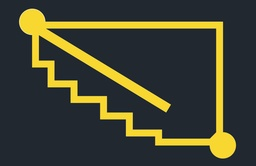
#> input picture 3.jpg, 256 x 166 px, shrunk from 889 x 576 before the run
$ python 20220811Astar.py
#> lines starting #> are read from the running program, lines starting #| are printed output that depends on the picture; after the words box and inside, x2 and y2 are one past the last pixel; in counts of white or black regions, pixels touching at a corner belong together
### Map.py
# -*- coding:utf-8 -*-
# @Time    :2022/8/11 9:21
# @Author  :紫菜蛋花汤
# @File    :Map.py
# @Software:PyCharm

import cv2
import numpy as np
class MapCreat():
    def StratAndEnd(self, img):
        #取决于原先的图像是否为灰度图像
        gray_img = cv2.cvtColor(img, cv2.COLOR_BGR2GRAY)
        gray_img = cv2.medianBlur(gray_img,3)
        circles = cv2.HoughCircles(gray_img, method=cv2.HOUGH_GRADIENT, dp=1, minDist=20,
                                   param1=100, param2=20, minRadius=10, maxRadius=200)
        #画圆的时候要注意对于参数的调整
        #由于是对于最终的图像进行调整，可以人为的加一些约束
        circles = np.uint16(np.around(circles))#提取为二维因为对于图像的像素点没有小数
        # for i in circles[0, :]:
        #     cv2.circle(img, (i[0], i[1]), i[2], (255, 0, 0), 2)  # 画圆
        #     cv2.circle(img, (i[0], i[1]), 2, (255, 0, 0), 10)  # 画圆心
        if circles[0, 0, 0] < circles[0, 1, 0]:
            start = circles[0, 0, :]
            end = circles[0, 1, :]
        else:
            start = circles[0, 1, :]
            end = circles[0, 0, :]
        return [start,end]
    def obstacle(self, img):
        gray_img = cv2.cvtColor(img, cv2.COLOR_BGR2GRAY)
        ret, thresh = cv2.threshold(gray_img, 127, 255, cv2.THRESH_BINARY_INV)
        map = thresh / 255
        return map
# [10 lines of commented-out code are left out]

### 20220811Astar.py
# -*- coding:utf-8 -*-
# @Time    :2022/8/11 10:14
# @Author  :紫菜蛋花汤
# @File    :20220811Astar.py
# @Software:PyCharm


class Point:
    def __init__(self, x, y):
        self.x = x
        self.y = y

    def __eq__(self, other):#函数重载判断两个坐标是否一致
        if((self.x == other.x) and (self.y == other.y)):
            return True
        else:
            return False

    def __ne__(self, other):
        pass

class Astar:
    class Node:
        def __init__(self, point, end_point, g): #节点信息初始化
            '''
            :param point:当前节点信息
            :param end_point: 终点节点信息
            :param g: 从起点到当前节点移动的代价
            '''
            self.point = point#当前位置
            self.end_point = end_point#终点位置
            self.father = None #设置父节点
            self.g = g
            #曼哈顿算法计算当前点到终点之间的估算代价
            self.h = (abs(end_point.x - point.x) + abs(end_point.y-point.y)) * 10
            self.f = self.g + self.h

        def near_Node(self, ur, ul): #附近节点与当前节点之间的关系
            '''
            :param ur: 左右移动
            :param ul: 上下移动
            :return: 返回附近节点的信息
            '''
            nearpoint = Point(self.point.x + ur, self.point.y + ul) #调用Point类实现节点的索引
            if abs(ur) == 2 and abs(ul) == 2:#向对角线移动
                self.g = 14 #对角线的移动代价是14
            else:
                self.g = 10

            nearnode = Astar.Node(nearpoint, self.end_point, self.g) #临近节点信息
            return nearnode

    def __init__(self, start_point, end_point, map):
        '''
        :param start_point:起始点的坐标位置
        :param end_point: 结束点的坐标位置
        :param map: 地图
        '''
        self.start_point = start_point #起点位置
        self.end_point = end_point     #终点位置
        self.map = map                 #地图信息
        self.current = start_point               #当前节点是否需要设置在start_point
        self.openlist = []             #打开节点
        self.closelist = []            #已经测试过的节点
        self.path = []                 #存储每次选择的路径信息

    def select_node(self):
        '''
        在openlist中选择代价最小的点,存进closelist中
        :return:当前节点的信息
        '''
        f_min = 10000000000  # 初始设置  代价为1000
        node_temp = 0  # 缓存节点
        for each in self.openlist:  # 在openlist 中遍历 找出最小的代价节点
            if each.f < f_min:
                f_min = each.f
                node_temp = each
        self.path.append(node_temp)  # 路径信息中存入这个路径
        self.openlist.remove(node_temp)  # 将节点从待测试节点中删除
        self.closelist.append(node_temp)  # 将节点加入到closelist中 表示已测试过
        return node_temp  # 返回当前选择的节点   下一步开始寻找附近节点

    def isin_openlist(self, node):
        '''
        判断节点是否存在于openlist中 存在返回openlist中的原来的节点信息   不存在返回0
        :节点 node:
        :return:存在返回openlist中的原来的节点信息   不存在0
        '''
        for opennode in self.openlist:
            if opennode.point == node.point:
                return opennode
        return 0

    def isin_closelist(self, node):
        '''
        判断节点是否存在于closelist中 存在返回1   不存在返回0
        :节点 node:
        :return:存在返回1   不存在0
        '''
        for closenode in self.closelist:
            if closenode.point == node.point:
                return 1
        return 0

    def is_obstacle(self, node):  # 判断是否是障碍物
        if self.map[node.point.x][node.point.y] == 1:
            return 1
        return 0

    def search_nextnode(self, node):#搜索周围8个点
        ud = 2 #向上
        rl = 0
        node_temp = node.near_Node(ud, rl)  # 在调用另一个类的方法时（不论是子类还是在类外定义的类），都要进行实例化才能调用函数
        if node_temp.point == self.end_point:#如果当前点到达终点时
            return 1
        elif self.isin_closelist(node_temp):
            pass
        elif self.is_obstacle(node_temp):
            pass
        elif self.isin_openlist(node_temp) == 0:
            node_temp.father = node
            self.openlist.append(node_temp)
        else:
            if node_temp.f < (self.isin_openlist(node_temp)).f:
                self.openlist.remove(self.isin_openlist(node_temp))
                node_temp.father = node
                self.openlist.append(node_temp)

        ud = -2 #向下
        rl = 0
        node_temp = node.near_Node(ud, rl)  # 在调用另一个类的方法时（不论是子类还是在类外定义的类），都要进行实例化才能调用函数
        if node_temp.point == self.end_point:
            return 1
        elif self.isin_closelist(node_temp):
            pass
        elif self.is_obstacle(node_temp):
            pass
        elif self.isin_openlist(node_temp) == 0:
            node_temp.father = node
            self.openlist.append(node_temp)
        else:
            if node_temp.f < (self.isin_openlist(node_temp)).f:
                self.openlist.remove(self.isin_openlist(node_temp))
                node_temp.father = node
                self.openlist.append(node_temp)

        ud = 0 #向右
        rl = 2
        node_temp = node.near_Node(ud, rl)  # 在调用另一个类的方法时（不论是子类还是在类外定义的类），都要进行实例化才能调用函数
        if node_temp.point == self.end_point:
            return 1
        elif self.isin_closelist(node_temp):
            pass
        elif self.is_obstacle(node_temp):
            pass
        elif self.isin_openlist(node_temp) == 0:
            node_temp.father = node
            self.openlist.append(node_temp)
        else:
            if node_temp.f < (self.isin_openlist(node_temp)).f:
                self.openlist.remove(self.isin_openlist(node_temp))
                node_temp.father = node
                self.openlist.append(node_temp)

        ud = 0  #向左
        rl = -2
        node_temp = node.near_Node(ud, rl)  # 在调用另一个类的方法时（不论是子类还是在类外定义的类），都要进行实例化才能调用函数
        if node_temp.point == self.end_point:
            return 1
        elif self.isin_closelist(node_temp):
            pass
        elif self.is_obstacle(node_temp):
            pass
        elif self.isin_openlist(node_temp) == 0:
            node_temp.father = node
            self.openlist.append(node_temp)
        else:
            if node_temp.f < (self.isin_openlist(node_temp)).f:
                self.openlist.remove(self.isin_openlist(node_temp))
                node_temp.father = node
                self.openlist.append(node_temp)

        ud = 2 #向右上
        rl = 2
        node_temp = node.near_Node(ud, rl)  # 在调用另一个类的方法时（不论是子类还是在类外定义的类），都要进行实例化才能调用函数
        if node_temp.point == self.end_point:
            return 1
        elif self.isin_closelist(node_temp):
            pass
        elif self.is_obstacle(node_temp):
            pass
        elif self.isin_openlist(node_temp) == 0:
            node_temp.father = node
            self.openlist.append(node_temp)
        else:
            if node_temp.f < (self.isin_openlist(node_temp)).f:
                self.openlist.remove(self.isin_openlist(node_temp))
                node_temp.father = node
                self.openlist.append(node_temp)

        ud = 2 #向左上
        rl = -2
        node_temp = node.near_Node(ud, rl)  # 在调用另一个类的方法时（不论是子类还是在类外定义的类），都要进行实例化才能调用函数
        if node_temp.point == self.end_point:
            return 1
        elif self.isin_closelist(node_temp):
            pass
        elif self.is_obstacle(node_temp):
            pass
        elif self.isin_openlist(node_temp) == 0:
            node_temp.father = node
            self.openlist.append(node_temp)
        else:
            if node_temp.f < (self.isin_openlist(node_temp)).f:
                self.openlist.remove(self.isin_openlist(node_temp))
                node_temp.father = node
                self.openlist.append(node_temp)

        ud = -2 #向右下
        rl = 2
        node_temp = node.near_Node(ud, rl)  # 在调用另一个类的方法时（不论是子类还是在类外定义的类），都要进行实例化才能调用函数
        if node_temp.point == self.end_point:
            return 1
        elif self.isin_closelist(node_temp):
            pass
        elif self.is_obstacle(node_temp):
            pass
        elif self.isin_openlist(node_temp) == 0:
            node_temp.father = node
            self.openlist.append(node_temp)
        else:
            if node_temp.f < (self.isin_openlist(node_temp)).f:
                self.openlist.remove(self.isin_openlist(node_temp))
                node_temp.father = node
                self.openlist.append(node_temp)

        ud = -2#向左下
        rl = -2
        node_temp = node.near_Node(ud, rl)  # 在调用另一个类的方法时（不论是子类还是在类外定义的类），都要进行实例化才能调用函数
        if node_temp.point == self.end_point:
            return 1
        elif self.isin_closelist(node_temp):
            pass
        elif self.is_obstacle(node_temp):
            pass
        elif self.isin_openlist(node_temp) == 0:
            node_temp.father = node
            self.openlist.append(node_temp)
        else:
            if node_temp.f < (self.isin_openlist(node_temp)).f:
                self.openlist.remove(self.isin_openlist(node_temp))
                node_temp.father = node
                self.openlist.append(node_temp)

        return 0
if __name__ == '__main__':
    from Map import MapCreat
    import cv2
    import numpy as np
    globalmap = MapCreat()
    img = cv2.imread('3.jpg')
#> img is the input picture: shape (166, 256, 3); mean B, G, R 48.6, 66.3, 65.1
    start = globalmap.StratAndEnd(img)[0]
#> in StratAndEnd, `gray_img = cv2.cvtColor(img, cv2.COLOR_BGR2GRAY)`:
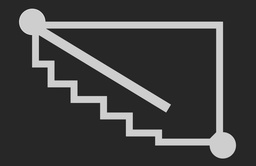
#> gray_img: shape (166, 256); min 15, max 229, mean 64.1
#> in StratAndEnd, `circles = cv2.HoughCircles(gray_img, method=cv2.HOUGH_GRADIENT, dp=1, ..`: circles = [[222.5, 144.5, 13.8], [31.5, 21.5, 13.7]]
#> in StratAndEnd, `circles = np.uint16(np.around(circles))#提取为二维因为对于图像的像素点没有小数`: circles = [[222, 144, 14], [32, 22, 14]]
#> in StratAndEnd, `start = circles[0, 1, :]`: start = [32, 22, 14]
#> in StratAndEnd, `end = circles[0, 0, :]`: end = [222, 144, 14]
#> start = [32, 22, 14]
    end = globalmap.StratAndEnd(img)[1]
#> end = [222, 144, 14]
    map = globalmap.obstacle(img)
#> in obstacle, `ret, thresh = cv2.threshold(gray_img, 127, 255, cv2.THRESH_BINARY_INV)`:
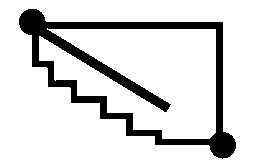
#> thresh: shape (166, 256); 85.2% white; 1 black region, box (x1, y1, x2, y2) and area: (19, 9, 236, 159) 6274
    start_point = Point(start[1],start[0])
#> in __init__, `self.x = x`: self.x = 22
#> in __init__, `self.y = y`: self.y = 32
    end_point = Point(end[1], end[0])
    #初始化设置
    astar = Astar(start_point, end_point, map)
    start_node = astar.Node(start_point, end_point, 0)
#> in __init__, `self.h = (abs(end_point.x - point.x) + abs(end_point.y-point.y)) * 10`: self.h = 3120
    astar.openlist.append(start_node) #将起始点添加到openlist中

    flag = 0
    while flag != 1:
        astar.current = astar.select_node()#openlist中选取一个代价最下的node节点作为当前节点
        flag = astar.search_nextnode(astar.current)
    path = []
    #画出地图的路径
    for node_path in astar.closelist:
        path.append([node_path.point.x, node_path.point.y])
        cv2.circle(img,(node_path.point.y,node_path.point.x), 1, (255 , 0, 0), 1)
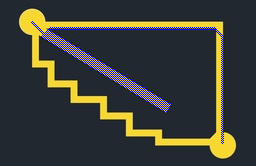
#> img: shape (166, 256, 3); 2.9% of pixels changed, all inside (x1, y1, x2, y2) = (31, 21, 224, 144)
#> after the loop, path = 484 pairs, first value 22 to 142, second value 32 to 222
    cv2.imshow('1', img)
    cv2.waitKey()
    print(path)
#> (printed output is left out)
